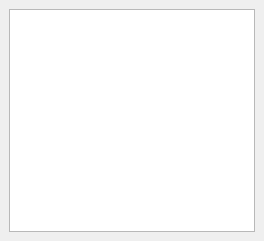
<?xml version="1.0" encoding="UTF-8"?>
<ui version="4.0">
 <class>MainWindow</class>
 <widget class="QMainWindow" name="MainWindow">
  <property name="geometry">
   <rect>
    <x>0</x>
    <y>0</y>
    <width>264</width>
    <height>241</height>
   </rect>
  </property>
  <property name="windowTitle">
   <string>MainWindow</string>
  </property>
  <widget class="QWidget" name="centralwidget">
   <layout class="QHBoxLayout" name="horizontalLayout" stretch="1">
    <item>
     <widget class="QGraphicsView" name="graphicsView"/>
    </item>
   </layout>
  </widget>
  <widget class="QMenuBar" name="menubar">
   <property name="geometry">
    <rect>
     <x>0</x>
     <y>0</y>
     <width>264</width>
     <height>21</height>
    </rect>
   </property>
  </widget>
 </widget>
 <resources/>
 <connections/>
</ui>
